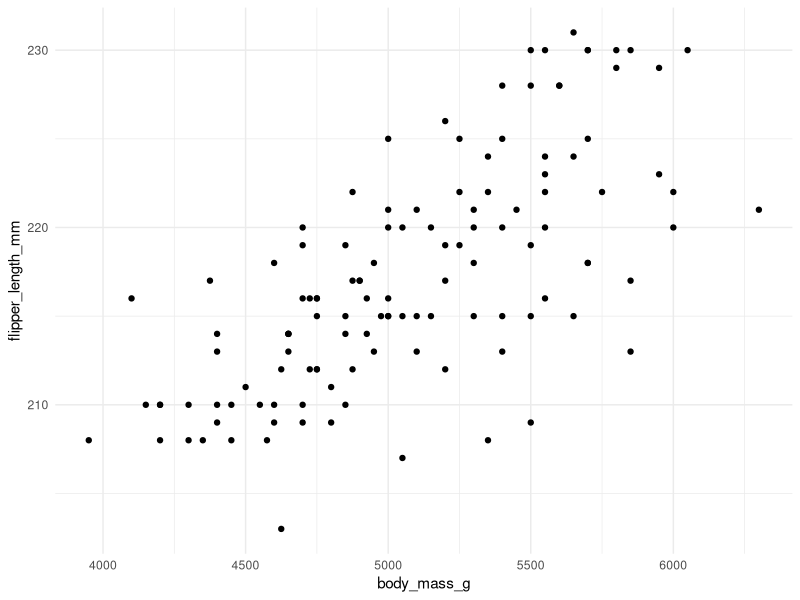
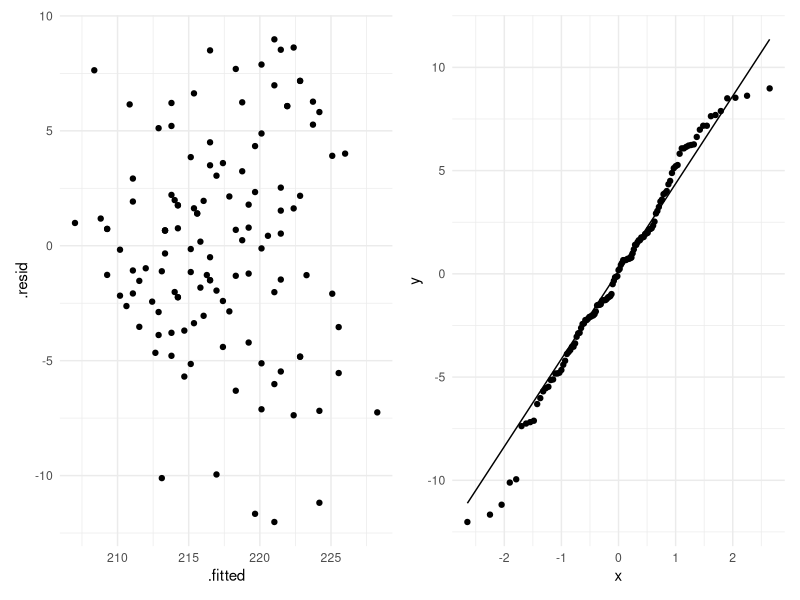
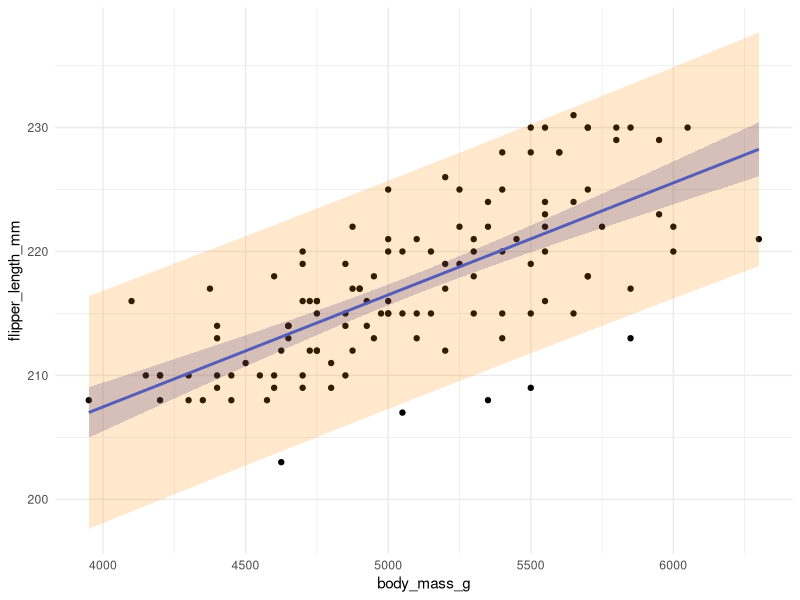

The R script that drew these images, in order:
## ---- chunk 1
library(patchwork)
library(tidyverse)
theme_set(theme_minimal())
## ---- chunk 2
gentoo = palmerpenguins::penguins %>% 
  filter(species == "Gentoo")
## ---- chunk 3
ggplot(gentoo, aes(x = body_mass_g, y = flipper_length_mm)) + 
  geom_point()
## ---- chunk 4
gentoo_lm = lm(flipper_length_mm ~ body_mass_g, data = gentoo)
gentoo_lm
## ---- chunk 5
summary(gentoo_lm)
## ---- chunk 6
gentoo_aug = broom::augment(gentoo_lm)
gentoo_aug
## ---- chunk 7
p1 = ggplot(gentoo_aug, aes(x = .fitted, y = .resid)) +
  geom_point()

p2 = ggplot(gentoo_aug, aes(sample = .resid)) +
  geom_qq() + 
  geom_qq_line()

p1 + p2
## ---- chunk 8
gentoo_conf = broom::augment(gentoo_lm, interval = "confidence")
gentoo_prediction = broom::augment(gentoo_lm, interval = "prediction")

palmerpenguins::penguins %>%
  filter(species == "Gentoo") %>%
  ggplot(aes(x = body_mass_g, y = flipper_length_mm)) + 
  geom_point() + 
  geom_smooth(method = "lm", se = FALSE) + 
  geom_ribbon(data = gentoo_conf, aes(ymin = .lower, ymax = .upper), 
              alpha = .2, fill = "darkblue") + 
  geom_ribbon(data = gentoo_prediction, aes(ymin = .lower, ymax = .upper), 
              alpha = .2, fill = "darkorange")
## ---- chunk 9
broom::augment(gentoo_lm, 
               interval = "confidence", 
               newdata = tibble(body_mass_g = c(7000)))
